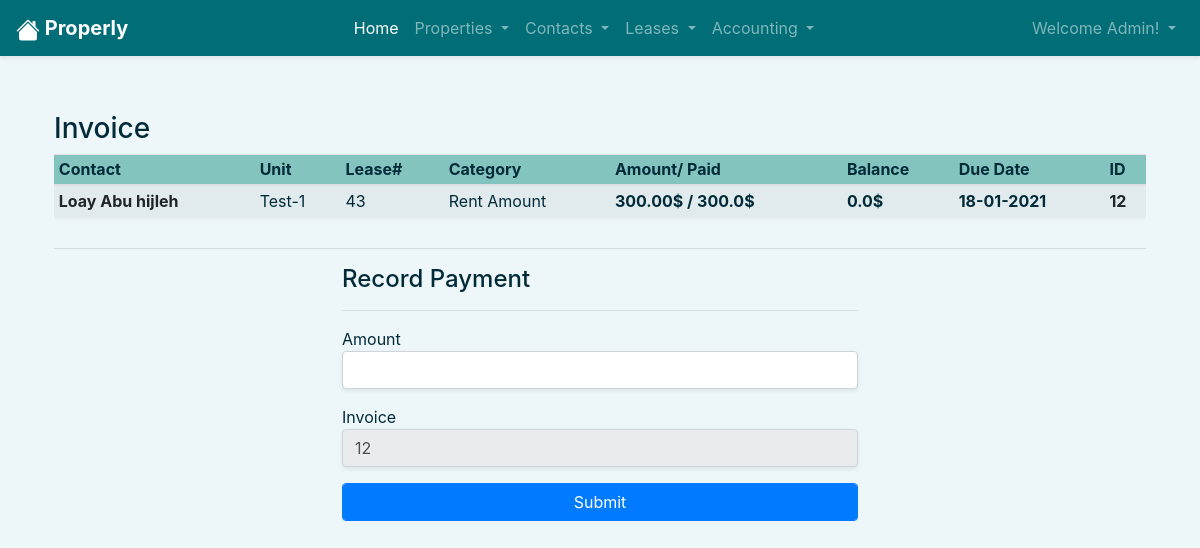
/accounting/payment/12/ (signed in), run on the app's committed database.
### users/models.py (models this page shows)
class User(AbstractUser):
    pass

### accounting/models.py (models this page shows, shortened)
class Invoice(models.Model):
    class Meta:
        ordering = ['-due_date']
    amount      = models.DecimalField(blank=False, max_digits=10, decimal_places=2, validators=[MinValueValidator(0)])
    category    = models.CharField(max_length=50, blank=False, null=False, choices=invoice_categories, default='Rent Amount')
    due_date    = models.DateField(blank=False, auto_now=False, auto_now_add=False)
    property    = models.ForeignKey(Property, blank=False, null=False, on_delete=models.CASCADE, related_name='invoices')
    unit        = models.ForeignKey(Unit, blank=False, null=False, on_delete=models.CASCADE, related_name='invoices')
    contact     = models.ForeignKey(Contact, blank=False, null=False, on_delete=models.CASCADE, related_name='invoices')
    lease       = models.ForeignKey(Lease, blank=False, null=False, on_delete=models.CASCADE, related_name='invoices')
    user        = models.ForeignKey(User, blank=False, null=False, on_delete=models.CASCADE, related_name='invoices')
    def amount_paid(self):
        amount_paid = self.payments.aggregate(amount_paid=Sum('amount'))['amount_paid']
        if amount_paid:
            return float(amount_paid)
        else:
            return float(0)
    def balance(self):
        return float(self.amount) - float(self.amount_paid())

### contacts/models.py (models this page shows, shortened)
class Contact(models.Model):
    class Meta:
        ordering = ['first']
        unique_together = (('first', 'middle', 'last'),)
    first   = models.CharField(max_length=50, null=False, blank=False)
    middle  = models.CharField(max_length=50, null=False, blank=False)
    last    = models.CharField(max_length=50, null=False, blank=False)
    phone   = PhoneNumberField(blank=False, null=False, unique=True)
    user    = models.ForeignKey(User, blank=False, null=False, on_delete=models.CASCADE, related_name='contacts')
    def __str__(self):
        return f"{self.first.capitalize()} {self.last.capitalize()}"

### properties/models.py (models this page shows, shortened)
class Unit(models.Model):
    class Meta:
        ordering = ['property', 'num']
        unique_together = (('property', 'num'),)
    num         = models.IntegerField(blank=False, validators=[MinValueValidator(1)])
    beds        = models.IntegerField(blank=False, validators=[MinValueValidator(0)])
    baths       = models.IntegerField(blank=False, validators=[MinValueValidator(0)])
    size        = models.IntegerField(blank=False, validators=[MinValueValidator(0)])
    market_rent = models.DecimalField(max_digits=10, decimal_places=2, validators=[MinValueValidator(0)])
    deposit     = models.DecimalField(max_digits=10, decimal_places=2, validators=[MinValueValidator(0)])
    description = models.TextField(default=property_description, blank=True)
    property    = models.ForeignKey(Property, blank=False, null=False, on_delete=models.CASCADE, related_name='units')
    user        = models.ForeignKey(User, blank=False, null=False, on_delete=models.CASCADE, related_name='units')
    def __str__(self):
        return f"{self.property}-{self.num}"

class Property(models.Model):
    class Meta:
        ordering = ['name']
    name        = models.CharField(max_length=50, blank=False, unique=True)
    year_built  = models.DateField(blank=False ,auto_now=False, auto_now_add=False)
    description = models.TextField(default=property_description, blank=True)
    user        = models.ForeignKey(User, blank=False, null=False, on_delete=models.CASCADE, related_name='properties')
    def __str__(self):
        return f"{self.name.capitalize()}"

### leases/models.py (models this page shows, shortened)
class Lease(models.Model):
    class Meta:
        ordering = ['-start', 'end', 'property', 'unit']
    property    = models.ForeignKey(Property, blank=False, null=False, on_delete=models.CASCADE, related_name='leases')
    unit        = models.ForeignKey(Unit, blank=False, null=False, on_delete=models.CASCADE, related_name='leases')
    tenant      = models.ForeignKey(Contact, blank=False, null=False, on_delete=models.CASCADE, related_name='leases')
    start       = models.DateField(blank=False, null=False, auto_now=False, auto_now_add=False)
    end         = models.DateField(blank=False, null=False, auto_now=False, auto_now_add=False)
    ended       = models.BooleanField(default=False)
    user        = models.ForeignKey(User, blank=False, null=False, on_delete=models.CASCADE, related_name='leases')

### users/decorators.py (the view)
        def wrapper(request, *args, **kwargs):
            user_groups = request.user.groups.all()
            user_groups_names = []
            for item in user_groups:
                user_groups_names.append(item.name)
            if set(user_groups_names) & set(allowed_roles):
                return view_func(request, *args, **kwargs)
            else:
                return HttpResponseForbidden()

### accounting/forms.py
class PaymentForm(forms.ModelForm):
    class Meta:
        model   = Payment
        fields  = ['amount', 'invoice']
        widgets = {
                'amount': forms.NumberInput(attrs={
                'class'     : 'form-control shadow-sm',
                }),
                'invoice': forms.TextInput(attrs={
                    'readonly'  : 'readonly',
                    'class'     : 'form-control shadow-sm',
                }),
            }

### accounting/templates/accounting/paymentForm.html (shortened to what this page needs)
{% extends 'home/base.html' %}
{% block body %}
<h3>Invoice</h3>
<div class="table-responsive table-sm">
<table class="table table-striped shadow-sm">
    <thead class="bg-3">
        <tr>
            <th scope="col">Contact</th>
            <th scope="col">Unit</th>
            <th scope="col">Lease#</th>
            <th scope="col">Category</th>
            <th scope="col">Amount/ Paid</th>
            <th scope="col">Balance</th>
            <th scope="col">Due Date</th>
            <th scope="col">ID</th>
        </tr>
    </thead>
    <tbody>
        <tr>
            <th scope="row">{{invoice.contact}}</th>
            <td>{{invoice.unit}}</td>
            <td>{{invoice.lease.id}}</td>
            <td>{{invoice.category}}</td>
            <td class="font-weight-bold">{{invoice.amount}}$ / {{invoice.amount_paid}}$</td>
            {% if invoice.balance %}
            <td class="text-danger font-weight-bold">
                {{invoice.balance}}$
            </td>
            {% else %}
            <td class="font-weight-bold">
                {{invoice.balance}}$
            </td>
            {% endif %}
            <td class="font-weight-bold">{{invoice.due_date|date:"d-m-Y"}}</td>
            <th scope="row">{{invoice.id}}</th>
        </tr>
    </tbody>
</table>
</div>
<hr>
<form class="mx-auto col-md-6 col-sm-12" action="{% url 'accounting:rec_payment' invoice.id %}" method="POST">
    <h4 class="">{{form_title}}</h4>
    <hr>
    {% for field in form %}
    <div class="form-group">
        {{field.label}}
        {{field}}
    </div>
    {% endfor %}
    <button type="submit" class="btn btn-primary form-control">Submit</button>
</form>
{% endblock body %}

### home/templates/home/nav.html (shortened to what this page needs)
<nav class="navbar navbar-expand-lg navbar-dark bg-d sticky-top shadow-sm">
    <a class="navbar-brand" href="{% url 'home:index' %}">
        <strong style="font-style: ;">
            Properly
        </strong>
    </a>
    <div class="collapse navbar-collapse" id="navbarNavDropdown">
        <ul class="navbar-nav mr-auto mx-auto">
            {% if request.user.is_authenticated %}
            <li class="nav-item active">
                <a class="nav-link" href="{% url 'home:index' %}">Home<span class="sr-only">(current)</span></a>
            </li>
            <li class="nav-item dropdown">
                <a class="nav-link dropdown-toggle" href="#" id="navbarDropdownMenuLink" role="button"
                    data-toggle="dropdown" aria-haspopup="true" aria-expanded="false">
                    Properties
                </a>
            </li>
            <li class="nav-item dropdown">
                <a class="nav-link dropdown-toggle" href="#" id="navbarDropdownMenuLink" role="button"
                    data-toggle="dropdown" aria-haspopup="true" aria-expanded="false">
                    Contacts
                </a>
            </li>
            <li class="nav-item dropdown">
                <a class="nav-link dropdown-toggle" href="#" id="navbarDropdownMenuLink" role="button"
                    data-toggle="dropdown" aria-haspopup="true" aria-expanded="false">
                    Leases
                </a>
            </li>
            <li class="nav-item dropdown">
                <a class="nav-link dropdown-toggle" href="#" id="navbarDropdownMenuLink" role="button"
                    data-toggle="dropdown" aria-haspopup="true" aria-expanded="false">
                    Accounting
                </a>
            </li>
            {% endif %}
        </ul>
        <ul class="navbar-nav float-lg-right">
            {% if user.is_authenticated %}
            <li class="nav-item dropdown">
                <a class="nav-link dropdown-toggle" href="#" id="navbarDropdownMenuLink" role="button"
                    data-toggle="dropdown" aria-haspopup="true" aria-expanded="false">
                    Welcome {{user.username|title}}!
                </a>
            </li>
            {% endif %}
        </ul>
    </div>
</nav>
<br>

### home/static/home/styles.css (style rules this page uses)
.bg-d { background-color: #006d77 !important; color: white !important; }
.bg-3 { background-color: #83c5be !important; color: #022b3a !important; }
.bg-1 { background-color: #edf6f9 !important; color: #022b3a !important; }
body { color: #022b3a; }
td { color: #022b3a !important; }

### data on the page
User: username "Admin"
Invoice: contact "Loay Abu hijleh", unit "Test-1", lease.id "43", category "Rent Amount", amount "300.00", amount_paid "300.0", balance "0.0", due_date "18-01-2021", id "12"

### other printed values
{{ field.label }} "Amount" "Invoice"
